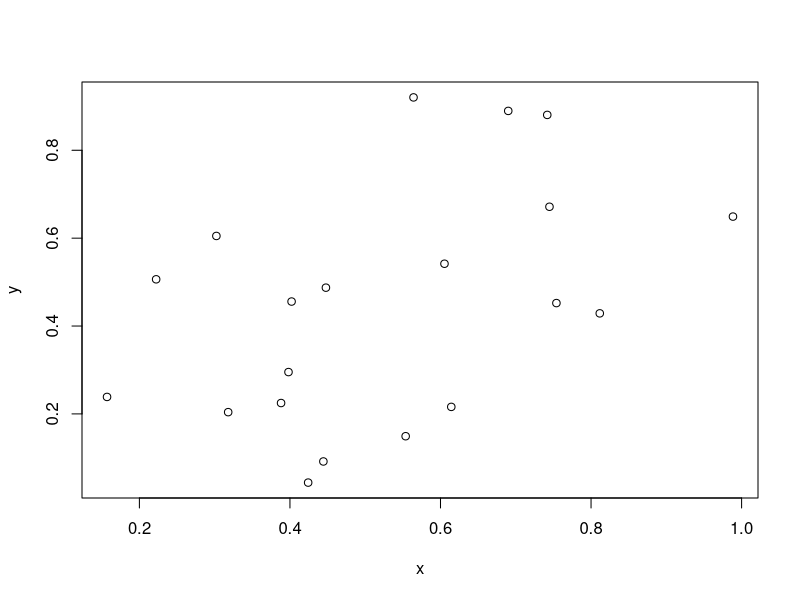
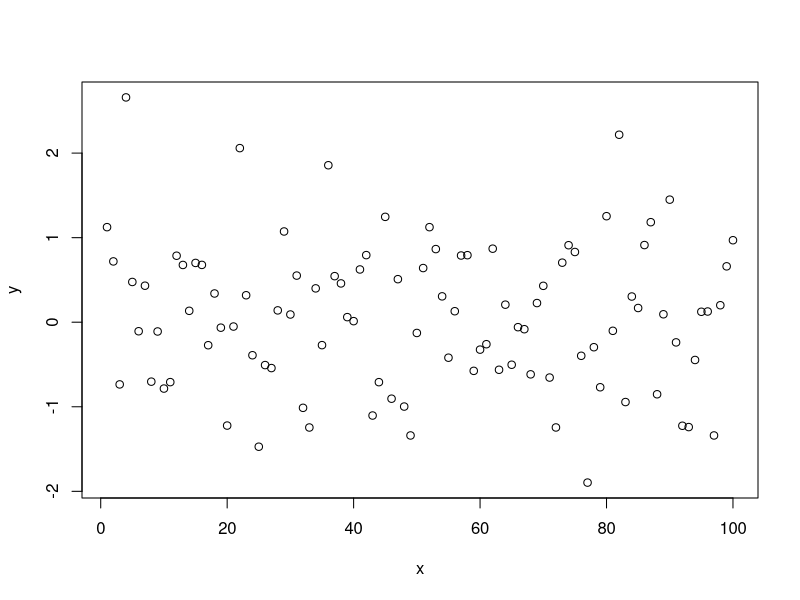
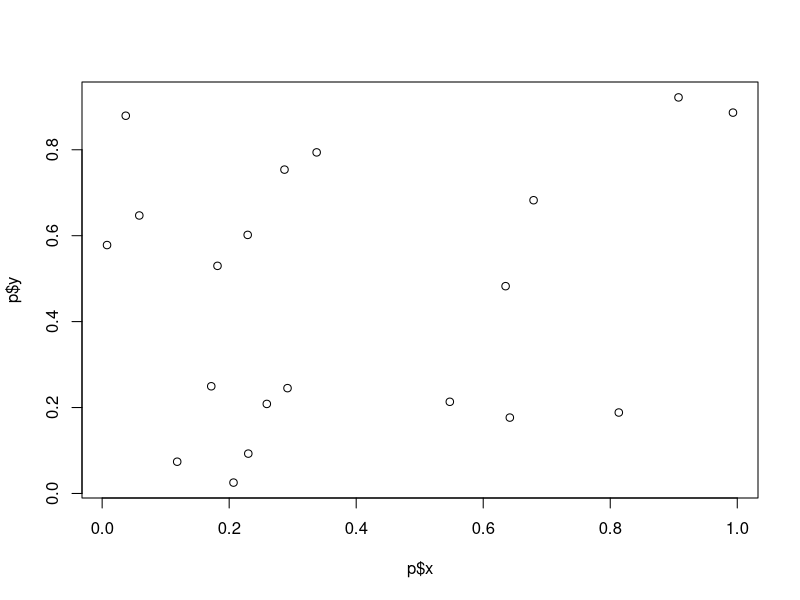

These figures' R source, in order:
# functions in r
# October 11 2018
# JSC

sum(3,2) # 'prefix' functions
3 + 2 # an operator, but actiually an 'infix' 
`+`(3,2)
`<-`(yy,3)
yy

sd # prints function contents
sum # primitive functions
sd(c(3,2))
#sd() # uses default parameters
sum()


##############
# FUNCTION: HardyWeinberg
# INPUTS: an allele frequency p(0,1)
# OUTPUTS:P and the frequencies of the 3 genotypes AA ,AB ,BB
#----------------
HardyWeinberg <- function(p=runif(1)) {
  q <- 1-p
  fAA <- p^2
  fAB <- 2*p*q
  fBB <- q^2
  vecOut <- signif(c(p=p,
                  AA=fAA,
                  AB=fAB,
                  BB=fBB),digits=3)
  return(vecOut)
}
#----------------

HardyWeinberg
HardyWeinberg(p=0.02)
HardyWeinberg()

# Multiple return statements for different possible return vlaes
##############
# FUNCTION: HardyWeinberg
# INPUTS: an allele frequency p(0,1)
# OUTPUTS:P and the frequencies of the 3 genotypes AA ,AB ,BB
#----------------
HardyWeinberg2 <- function(p=runif(1)) {
  if(p >1.0 | p < 0.0){
    stop("Function failure: p out of bounds")}
  q <- 1-p
  fAA <- p^2
  fAB <- 2*p*q
  fBB <- q^2
  vecOut <- signif(c(p=p,
                     AA=fAA,
                     AB=fAB,
                     BB=fBB),digits=3)
  return(vecOut)
}
##############
HardyWeinberg3 <- function(p=runif(1)) {
  if(p >1.0 | p < 0.0){
    stop("Function failure: p out of bounds")}
  q <- 1-p
  fAA <- p^2
  fAB <- 2*p*q
  fBB <- q^2
  vecOut <- signif(c(p=p,
                     AA=fAA,
                     AB=fAB,
                     BB=fBB),digits=3)
  return(vecOut)
}
HardyWeinberg3()
# HardyWeinberg3(p=1.1)
##############

# scoping in functions
# global variables
# local variables
myFunc <- function(a=3,b=4){
  z <- a + b
  return(z)
}
myFunc()

myFuncBad <- function(a=3) { # do not actually do this
  z <- a + b
  return(z)
}
# myFuncBad()
# b <- 100 # global variable
# myFuncBad()




################
# FUNCTION: fitlinear
# INPUTS: numeric vector of predictor (x) and response(y)
# OUTPUTS: slope and p value
#----------------
fitlinear <- function(x=runif(20),y=runif(20)) {
  
  myMod <- lm(y~x) # fit of linear model 
  myOut <- c(slope=summary(myMod)$coefficients[2,1],
             pValue=summary(myMod)$coefficients[2,4])
  plot(x=x,y=y)
return(myOut)
}
#----------------
fitlinear()
varA <- 1:100
varB <- rnorm(100)
fitlinear(x=varA,y=varB)


################
# FUNCTION: fitlinear
# INPUTS: numeric vector of predictor (x) and response(y)
# OUTPUTS: slope and p value
#----------------
fitlinear2 <- function(p=NULL) {
  if(is.null(p)){
    p <- list(x=runif(20),y=runif(20))
  }
  myMod <- lm(p$y~p$x) # fit of linear model 
  myOut <- c(slope=summary(myMod)$coefficients[2,1],
             pValue=summary(myMod)$coefficients[2,4])
  plot(x=p$x,y=p$y)
  return(myOut)
}

fitlinear2()
